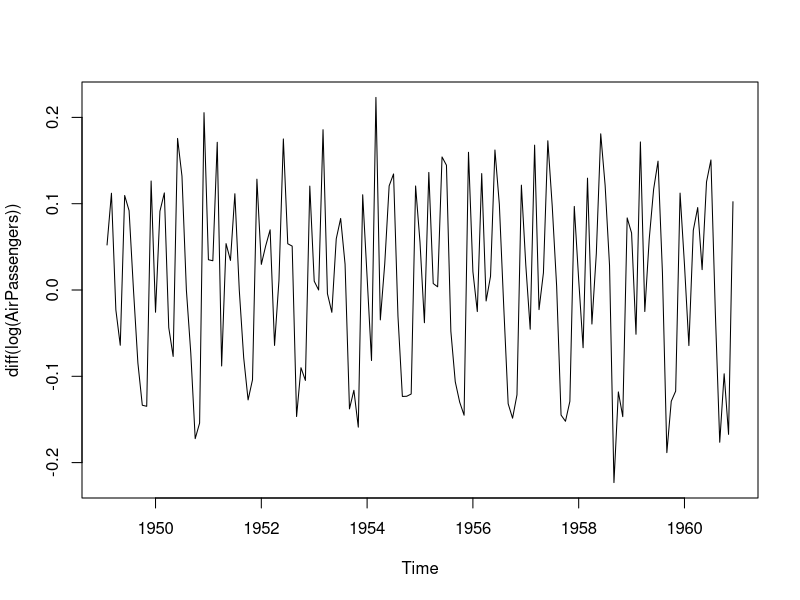
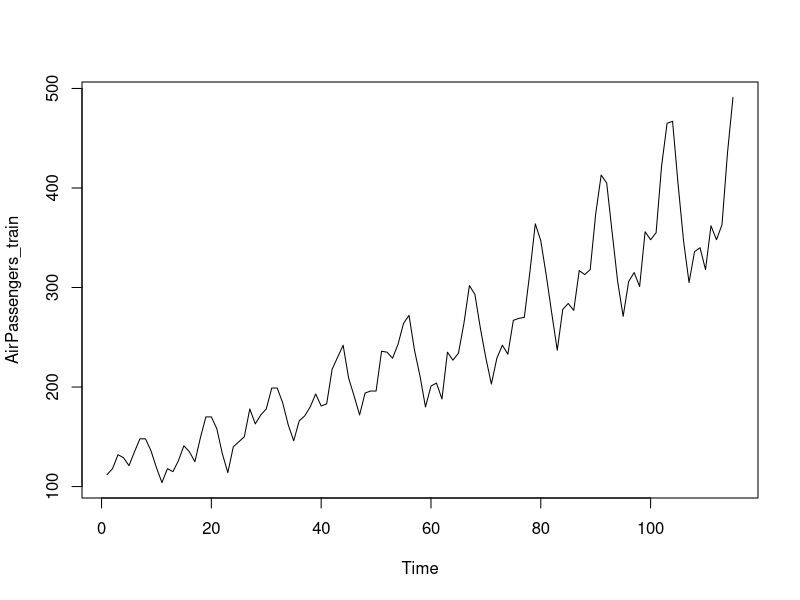
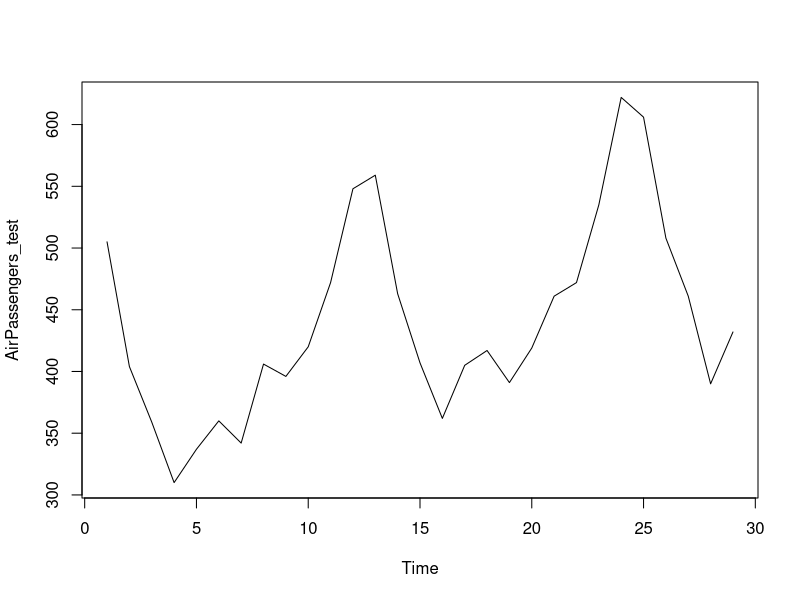
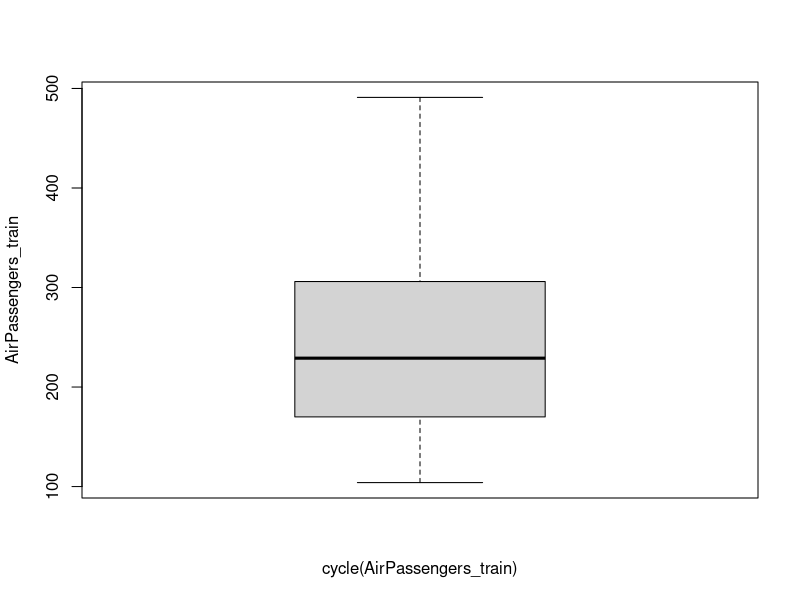
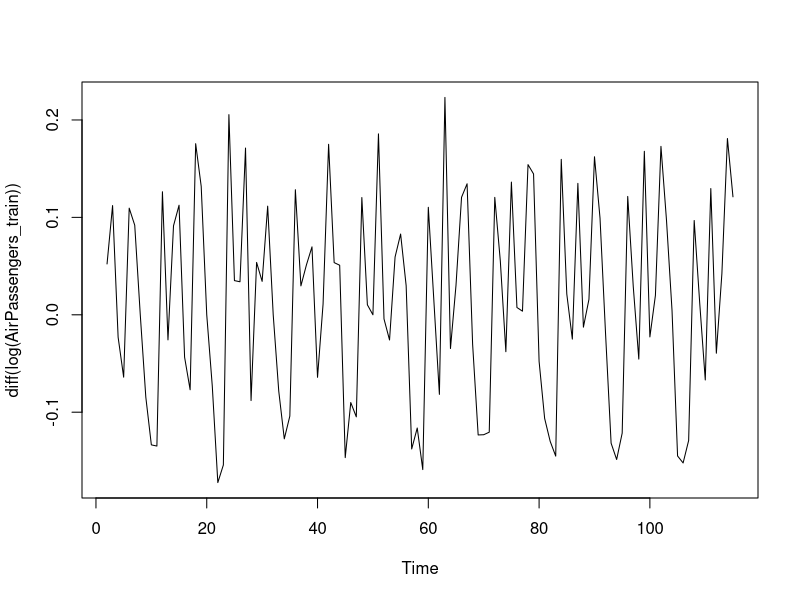
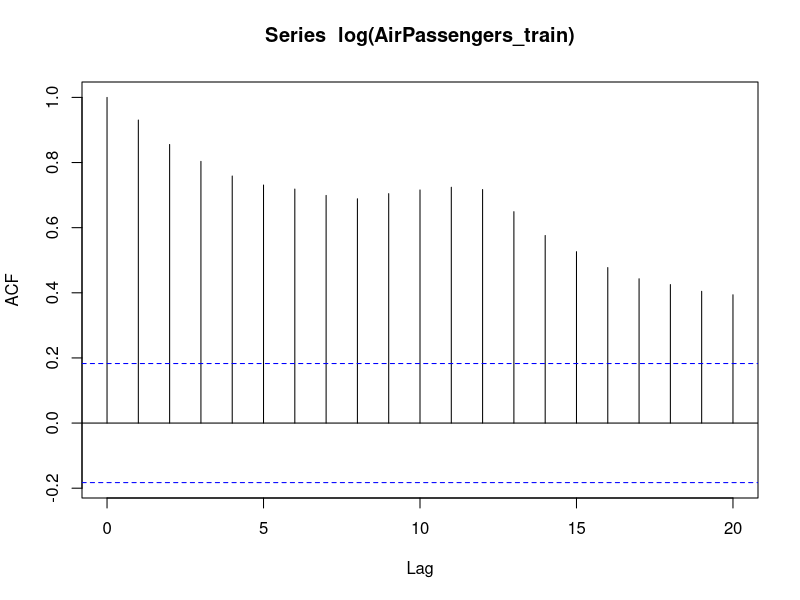
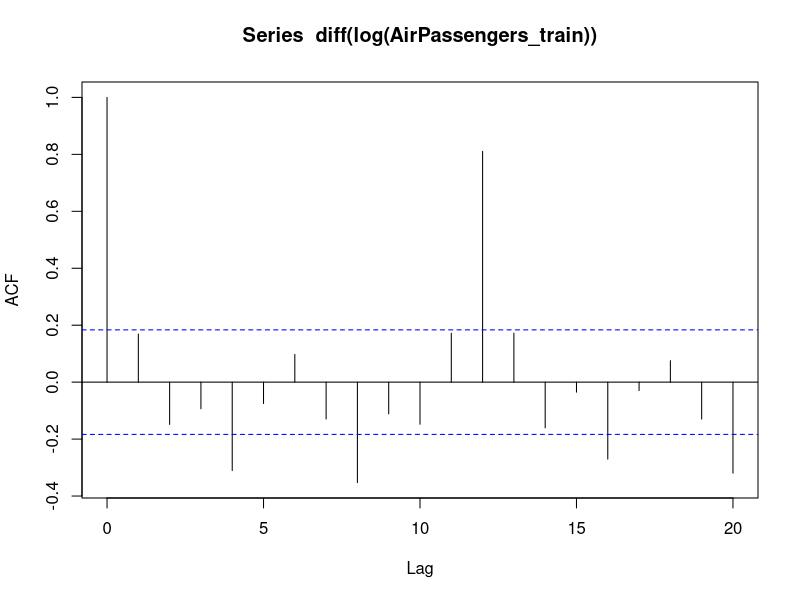
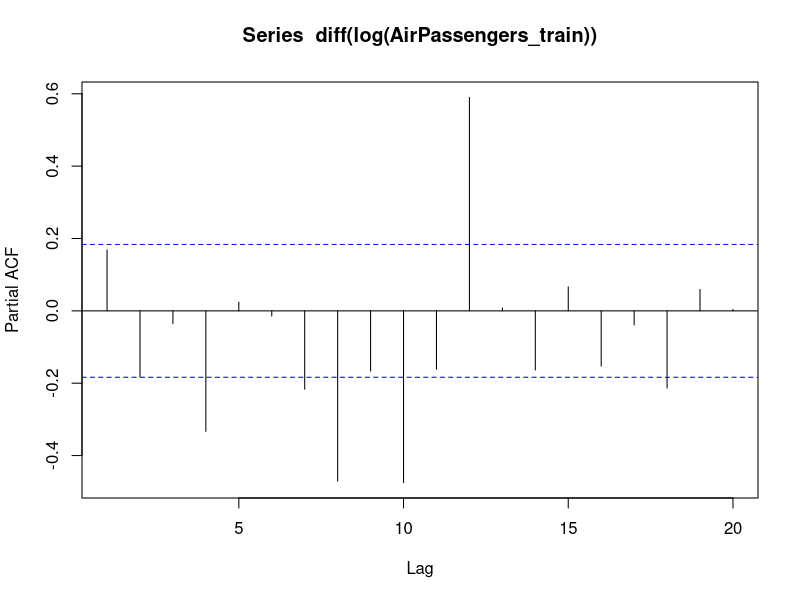

Write the R code that produced these figures, in order.
#Series de tiempo de pasajeros internacionales por mes de 1949-1960
################################ 1. EXPLORACIÓN ################################
library(tseries)

### Cargamos el dataset
data(AirPassengers)
class(AirPassengers)

### Estadísticas básicas dataset
start(AirPassengers)
end(AirPassengers)
frequency(AirPassengers)
summary(AirPassengers)
write.csv(diff(log(AirPassengers)), file = "MyData.csv", row.names=FALSE)
plot(diff(log(AirPassengers)), data=diff(log(AirPassengers)))

AirPassengers_train = ts(AirPassengers[1:115])
length(AirPassengers_train)
AirPassengers_test  = ts(AirPassengers[116:length(AirPassengers)])
length(AirPassengers_test)
length(AirPassengers)

### Graficamos. El número de pasajeros ha incrementado año con año.
plot(AirPassengers_train, data=AirPassengers_train)
plot(AirPassengers_test, data=AirPassengers_test)


### Construimos una regresión lineal
#abline(reg=lm(AirPassengers~time(AirPassengers)), data=AirPassengers)

#Serie acumulada
#plot(aggregate(AirPassengers_train,FUN=mean))

#Box plot sobre los meses nos dirá si hay algún efecto estacional
#La varianza y el promedio mean value en julio y agosto es mayor que en los otros meses.
#La media por mes es diferente, pero la varianza se mantiene pequeña. Esto sugiere un efecto estacional con un ciclo de 12 meses o menos.
#La varianza incrementa con respecto al tiempo
boxplot(AirPassengers_train~cycle(AirPassengers_train))

################################ 2. MODELOS ##################################
#Antes que nada hay que hacer las varianzas constantes. Esto se logra aplicando logaritmo.
#También hay que arreglar la tendencia.Hay que aplicar diferencias para estacionariedad


adf.test(diff(log(AirPassengers_train)), alternative="stationary", k=0)
plot(diff(log(AirPassengers_train)))


#El siguiente paso es ver qué parámetros pondremos en el modelo ARIMA
#d=1 porque sólo necesitamos una diferencia para volver estacionario al modelo
#Para los otros parámetros usamos la grafica de correlación total
acf(log(AirPassengers_train))

#El decaimiento de la ACF es muy lento, lo que significa el proceso no es estacionario
#Pero íbamos a trabajar con diferencias!
acf(diff(log(AirPassengers_train)))

#Función de correlación parcial:
pacf(diff(log(AirPassengers_train)))

#Claramente la ACF curta después del primer lag
#Entonces el valor de p debe ser 0 ya que la ACF es la curva que tiene un corte
#Mientras el valor de q debe ser 1 o 2
#Después de algunas iteraciones encontramos que (p,d,q) = (0,1,1) es la combinación con menor AIC y BIC.
#Ajustemos un modelo ARIMA y hagamos una predicción a 10 años.

(fit <- arima(log(AirPassengers_train), c(0, 1, 1),seasonal = list(order = c(0, 1, 1), period = 12)))

################################ 3. Predicción ################################
pred <- predict(fit, n.ahead = length(AirPassengers_test))

ts.plot(AirPassengers_train, 2.718^pred$pred, log = "y", lty = c(1,3))



##############################################################################
#Función para calcular el error cuadrático medio
rmse <- function(error)
{
    sqrt(mean(error^2))
}

#Función para calcular el error medio absoluto
mae <- function(error)
{
    mean(abs(error))
}


#Calculamos el error en el test set sobre las unidades reales
rmse((2.718^pred$pred) - as.numeric(AirPassengers_test))
mae((2.718^pred$pred) - as.numeric(AirPassengers_test))

#Calculamos el error en el test set sobre las unidades escaladas para compararlo con weka
rmse((pred$pred) - as.numeric(log(AirPassengers_test)))
mae((pred$pred) - as.numeric(log(AirPassengers_test)))


